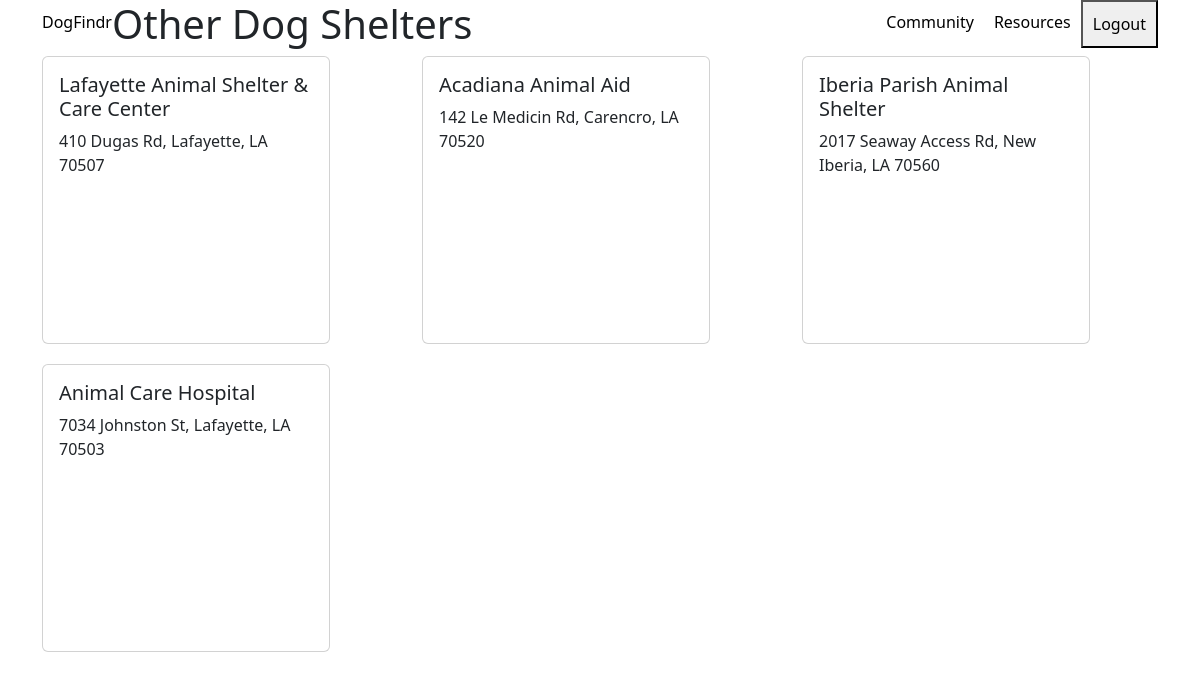
Page /resources on the committed database.
### app.py (models this page shows)
class Shelters(db.Model):
    __tablename__ = 'Shelters'
    id = db.Column(db.Integer, primary_key=True)
    address = db.Column(db.String(128))
    name = db.Column(db.String(128))
    description = db.Column(db.String(128))

### app.py (the view)
@app.route('/resources')
def resources():
    try:
        shelters = db.session.query(Shelters).all()
        return render_template('resources.html', shelters = shelters)
    except Exception as e:
        print(e)
        flash("Something went wrong. Please try again.")
        return redirect(url_for('index'))

### templates/resources.html (shortened to what this page needs)
<html>
<head>
  <link href="static/css/style.css" rel="stylesheet">
  <link href="https://cdn.jsdelivr.net/npm/bootstrap@5.3.3/dist/css/bootstrap.min.css" rel="stylesheet">
</head>
<body class="container">
  {% include 'nav.html' %}
  <h1>Other Dog Shelters</h1>
  <div class="row">
    {% if shelters %}
        {% for shelter in shelters %}
        <div class="col-sm-4">
          <div class="card" style="width: 18rem; height: 18rem; margin-bottom: 20px">
          <div class="card-body">
            <h5 class="card-title">{{shelter.name}}</h5>
            <p class="card-text">{{shelter.address}}</p>
          </div>
        </div>
      </div>
        {% endfor %}
      {% endif %}
    </div>
</body>
</html>

### static/css/style.css (style rules this page uses)
h1 { color:blue }

### rows in the picture
Shelters: name "Lafayette Animal Shelter & Care Center", address "410 Dugas Rd, Lafayette, LA 70507"
Shelters: name "Acadiana Animal Aid", address "142 Le Medicin Rd, Carencro, LA 70520"
Shelters: name "Iberia Parish Animal Shelter", address "2017 Seaway Access Rd, New Iberia, LA 70560"
Shelters: name "Animal Care Hospital", address "7034 Johnston St, Lafayette, LA 70503"
